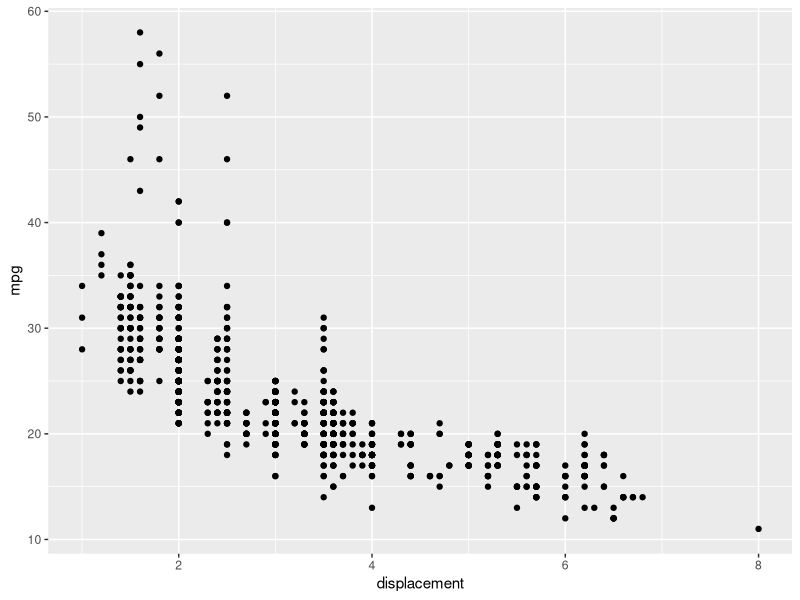

Here is the R script that generated this plot:
# ------------------------------------------ Questão 9 ----------------------------------------------

#importando bibliotecas que serao usadas nessa questao 
install.packages("tidyverse")
library(tidyverse)
library(ggplot2)


#settando diretorio de trabalho (Que muda de acordo com a maquina em que esse codigo estiver rodando)
setwd("./Downloads/Estatistica/ListaFinal")



#9.2
# A base de dados usada eh disponibilizada pelo US Departament of Energy e contem basicamente as 
# informacoes de diversos carros e suas caracteristicas como milhas por galao (mpg), tamanho do motor,
# tipo da injecao, quantidade de cilindros, etc.
# link para acessar mais base de dados como essa: https://www.fueleconomy.gov/feg/download.shtml
carros2018 <- read.csv("cars2018.csv")

# Dando uma pequena olhada em como os dados estao dispostos
glimpse(carros2018)



#9.2 a)
# A variavel continua escolhida para o estudo eh o mpg(milhas por galao) dos carros. Queremos observar 
#quais outras variaveis influenciam na eficiencia do gasto de combustivel.

# MPG: variavel dependente 

# Nessa grafico de dispercao observamos que existe uma correlacao linear negativa entre displacement e mpg. 
# O que se pode dizer nessa analise eh que quanto maior a acelaracao do carro, mais ele gasta combustivel.
plot <- ggplot(carros2018)
plot + geom_point(aes(x = displacement, y = mpg))

# A base de dados escolhida para trabalho envolve outras 12 variaveis, mas como o objeto de estudo eh 
# correlacao linear simples, iremos considerar apenas duas variaveis desse data frame, que sao as mesmas 
# analisadas no plot acima.
mpg <- array(unlist(carros2018 %>% select(mpg)))
displacement <- array(unlist(carros2018 %>% select(displacement)))
rm(plot, carros2018) 

#analise descritiva da variavel dependente 
summary(mpg)

#analise descritiva da variavel independente
summary(displacement)



#9.2 b)
# Aqui calculamos com a funcao cor o coeficiente de correlacao linear entre essas duas variaveis. Como 
# analisado anteriormente, temos uma correlacao negativa e por termos diversos pontos atipicos, a correlacao
# nao eh tao forte
cor(displacement, mpg)



#9.2 c)
#Realizando analise de regressao simples.
#A execucao do comando lm(displacement~mpg) retorna o valor dos coeficientes de β0 e β1 estimados via Metodo de 
# Minimos Quadrado.
#Logo, a equação da reta ajustada é dada por Y = 7.1550 - 0.17514Xi
fit = lm(displacement~mpg)
fit

# A chamada summary(fit) gera resultados como erro padrao (std.error) das estimativas dos coeficientes de regressao 
#EP(β0) = 0.112219 e EP(β1) = 0.004704. Alem disso temos o valor do coeficiente de determinacao (multiple R squared).
summary(fit)

# Realizando teste de hipotese 
cor.test(displacement, mpg)
# Como o Valor P do teste (p-value < 2.2e-16) é bem pequeno, conclui-se que o valor do Coeficiente de Correlação Linear
# de Pearson tem certa significância Estatística.


  



